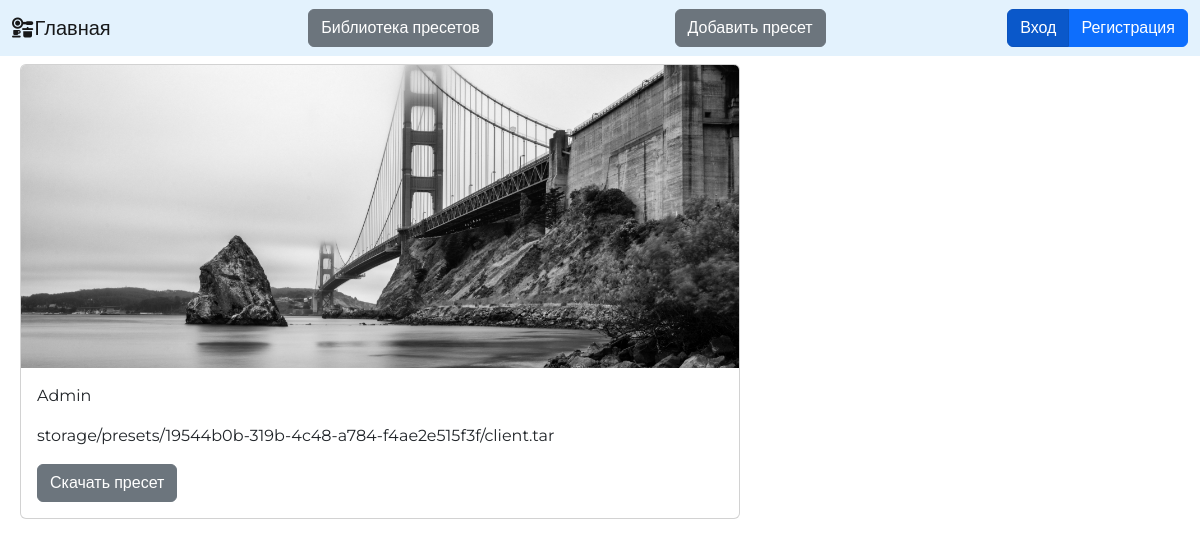
Page /11 on the committed database.
### presets/models.py (models this page shows, shortened)
class Preset(models.Model):
    image = models.ImageField(upload_to=user_directory_path, verbose_name="Превью")
    title = models.CharField(max_length=255, verbose_name="Название")
    description = models.TextField(max_length=512, verbose_name="Описание")
    author = models.ForeignKey(User, on_delete=models.CASCADE)
    widget_set = models.CharField(max_length=255, null=True, blank=True, verbose_name="Набор виджетов")
    private = models.BooleanField(default=True, verbose_name="Приватный")
    uu_id = models.UUIDField(default=uuid.uuid4)
    archive = models.FileField(upload_to=user_directory_path)
    class Meta:
        verbose_name = "Пресет"
        verbose_name_plural = "Пресеты"

### presets/views.py (the view)
# urls.py: path('<int:pk>', DetailPresetView.as_view(), name="detail"),
class DetailPresetView(DetailView):
    model = Preset
    template_name = "detail.html"
    context_object_name = "preset"

### templates/detail.html
{% extends 'base.html' %}
{% block content %}
<div class="container m-2">
    <div class="card" style="width: 45rem;">
      <img src="{{preset.image}}" class="card-img-top" alt="...">
      <div class="card-body">
        <p class="card-text"> {{preset.description}}</p>
        <p class="card-text"> {{preset.archive}}</p>
        <a href="{{ preset.archive }}" class="btn btn-secondary">Скачать пресет </a>
      </div>
    </div>
</div>
{% endblock %}

### rows in the picture
Preset: image (picture), description "Admin", archive "storage/presets/19544b0b-319b-4c48-a784-f4ae2e515f3f/client.tar"
